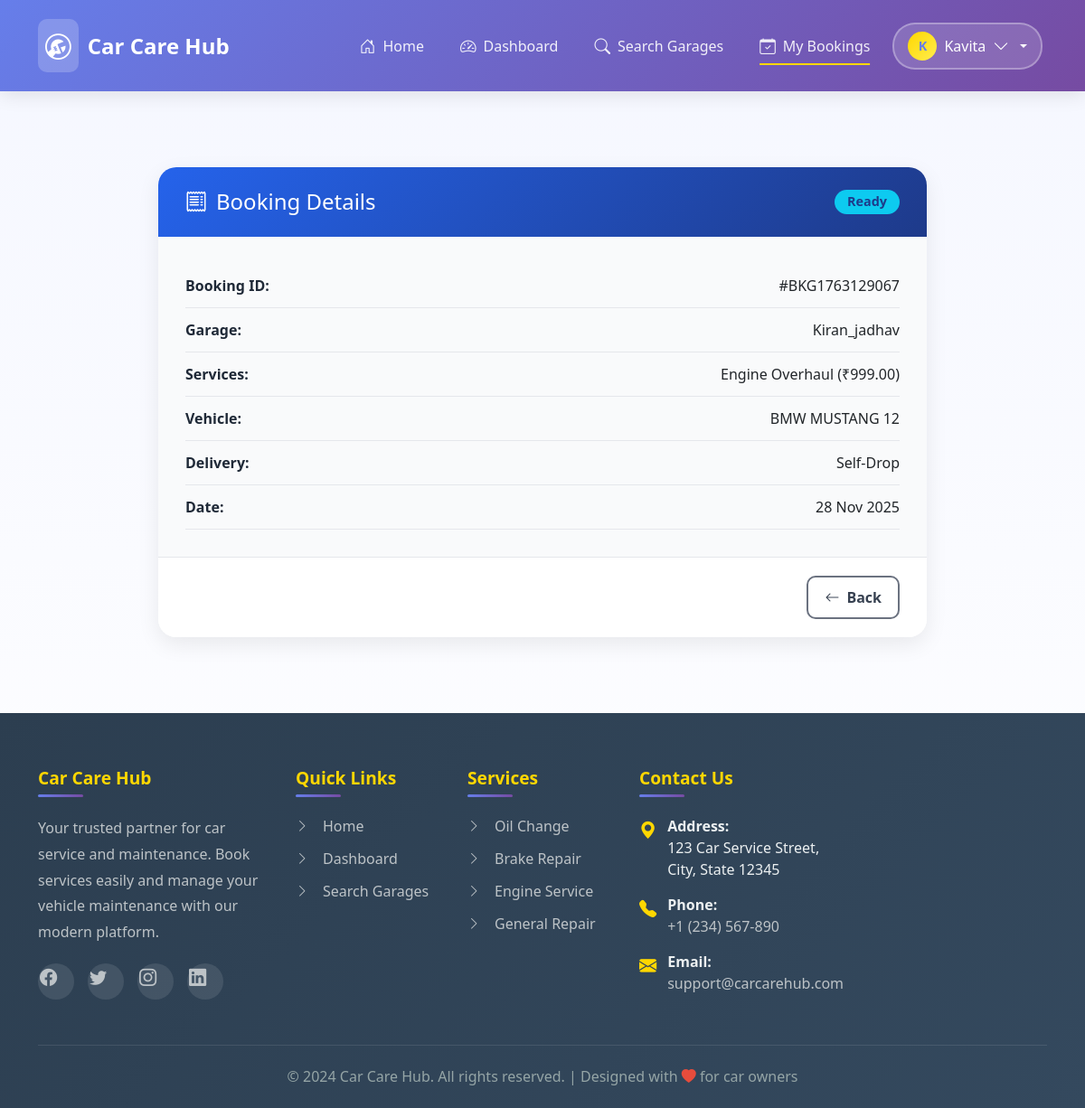
The app's page /bookings/detail/4/ (signed in) with its own data.
### accounts/models.py (models this page shows, shortened)
class UserProfile(AbstractUser):
    ROLE_CUSTOMER = 'customer'
    ROLE_GARAGE = 'garage'
    ROLE_CHOICES = [
        (ROLE_CUSTOMER, 'Customer'),
        (ROLE_GARAGE, 'Garage'),
    ]
    role = models.CharField(max_length=15, choices=ROLE_CHOICES, default=ROLE_CUSTOMER)
    phone = models.CharField(max_length=20, blank=True)
    address = models.TextField(blank=True)
    is_email_verified = models.BooleanField(default=False)
    otp_code = models.CharField(max_length=6, blank=True, null=True)
    otp_expires_at = models.DateTimeField(blank=True, null=True)

### bookings/models.py (models this page shows, shortened)
class Booking(models.Model):
    STATUS_CHOICES = [
        ('Pending', 'Pending'),
        ('In Service', 'In Service'),
        ('Ready', 'Ready for Pickup'),
        ('Completed', 'Completed'),
        ('Cancelled', 'Cancelled'),
    ]
    DELIVERY_CHOICES = [
        ('Pickup', 'Pickup'),
        ('Self-Drop', 'Self-Drop'),
    ]
    booking_id = models.CharField(max_length=15, unique=True, editable=False,default='TEMP')
    booking_id = models.CharField(max_length=15, unique=True, editable=False ,null=True, blank=True)
    customer = models.ForeignKey(settings.AUTH_USER_MODEL, on_delete=models.CASCADE, related_name='bookings')
    garage = models.ForeignKey(Garage, on_delete=models.CASCADE, related_name='bookings')
    vehicle = models.ForeignKey(Vehicle, on_delete=models.CASCADE, related_name='bookings',null=True, blank=True)
    services = models.ManyToManyField(GarageService, related_name='bookings')
    delivery_option = models.CharField(max_length=20, choices=DELIVERY_CHOICES, default='Self-Drop')
    appointment_date = models.DateField()
    status = models.CharField(max_length=20, choices=STATUS_CHOICES, default='Pending')
    remarks = models.TextField(blank=True, null=True)
    booked_on = models.DateTimeField(auto_now_add=True)
    class Meta:
        ordering = ['-booked_on']

### garage/models.py (models this page shows, shortened)
class Garage(models.Model):
    user = models.OneToOneField(User, on_delete=models.CASCADE, related_name='garage_profile')
    name = models.CharField(max_length=150)
    phone = models.CharField(max_length=15)
    address = models.TextField()
    city = models.CharField(max_length=100)
    state = models.CharField(max_length=100)
    pincode = models.CharField(max_length=10)
    description = models.TextField(blank=True)
    image = models.ImageField(upload_to='garages/', blank=True, null=True)
    rating = models.DecimalField(max_digits=3, decimal_places=1, default=0.0)
    approved = models.BooleanField(default=True)
    created_at = models.DateTimeField(auto_now_add=True)
    updated_at = models.DateTimeField(auto_now=True)

class GarageService(models.Model):
    garage = models.ForeignKey(Garage, on_delete=models.CASCADE, related_name='services')
    service_type = models.ForeignKey(ServiceType, on_delete=models.SET_NULL, null=True)
    price = models.DecimalField(max_digits=10, decimal_places=2)
    opening_hours = models.CharField(max_length=100, blank=True, null=True)
    custom_text = models.CharField(max_length=255, blank=True)

class ServiceType(models.Model):
    name = models.CharField(max_length=100, unique=True)
    description = models.TextField(blank=True)
    parent = models.ForeignKey('self', null=True, blank=True, related_name='subtypes', on_delete=models.CASCADE)

### customers/models.py (models this page shows, shortened)
class Vehicle(models.Model):
    VEHICLE_TYPES = [
        ('2W', 'Two Wheeler'),
        ('4W', 'Four Wheeler'),
    ]
    FUEL_TYPES = [
        ('Petrol', 'Petrol'),
        ('Diesel', 'Diesel'),
        ('Electric', 'Electric'),
        ('Hybrid', 'Hybrid'),
        ('CNG', 'CNG'),
    ]
    customer = models.ForeignKey(User, on_delete=models.CASCADE, related_name='vehicles')
    vehicle_type = models.CharField(max_length=2, choices=VEHICLE_TYPES)
    brand = models.CharField(max_length=50)
    model = models.CharField(max_length=50)
    year_of_manufacture = models.PositiveIntegerField()
    fuel_type = models.CharField(max_length=10, choices=FUEL_TYPES)
    registration_number = models.CharField(max_length=20, unique=True)
    last_service_date = models.DateField(blank=True, null=True)
    created_at = models.DateTimeField(auto_now_add=True)

### bookings/views.py (the view)
# urls.py: path('detail/<int:pk>/', views.booking_detail, name='booking_detail'),
@login_required
def booking_detail(request, pk):
    booking = get_object_or_404(Booking, pk=pk, customer=request.user)
    return render(request, "bookings/booking_detail.html", {"booking": booking})

### bookings/templates/bookings/booking_detail.html (shortened to what this page needs)
{% extends 'base.html' %}
{% block content %}
<div class="booking-container">
  <div class="booking-header">
    <h2><i class="bi bi-receipt"></i> Booking Details</h2>
    <span class="badge bg-{% if booking.status == 'Completed' %}success{% elif booking.status == 'In Service' %}warning{% elif booking.status == 'Ready' %}info{% else %}secondary{% endif %}">
      {{ booking.status }}
    </span>
  </div>
  <div class="booking-body">
    <div class="booking-item"><strong>Booking ID:</strong> <span>#{{ booking.booking_id }}</span></div>
    <div class="booking-item"><strong>Garage:</strong> <span>{{ booking.garage.name }}</span></div>
    <div class="booking-item">
      <strong>Services:</strong>
      <span>
        {% for s in booking.services.all %}
          {{ s.service_type.name }} (₹{{ s.price }}){% if not forloop.last %}, {% endif %}
        {% empty %}
          No services selected.
        {% endfor %}
      </span>
    </div>
    <div class="booking-item"><strong>Vehicle:</strong> <span>{{ booking.vehicle.brand }} {{ booking.vehicle.model }}</span></div>
    <div class="booking-item"><strong>Delivery:</strong> <span>{{ booking.delivery_option }}</span></div>
    <div class="booking-item"><strong>Date:</strong> <span>{{ booking.appointment_date|date:"d M Y" }}</span></div>
  </div>
  <div class="booking-footer">
    <a href="{% url 'bookings:booking_list' %}" class="btn-custom btn-outline-secondary">
      <i class="bi bi-arrow-left"></i> Back
    </a>
  </div>
</div>
{% endblock %}

### templates/base.html (shortened to what this page needs)
<!DOCTYPE html>
{% load static %}
<html lang="en">
<head>
    <link href="https://cdn.jsdelivr.net/npm/bootstrap@5.3.0/dist/css/bootstrap.min.css" rel="stylesheet">
    <link rel="stylesheet" href="https://cdn.jsdelivr.net/npm/bootstrap-icons@1.11.0/font/bootstrap-icons.css">
</head>
<body>
    <nav class="navbar navbar-expand-lg navbar-dark">
        <div class="container">
            <a class="navbar-brand" href="{% url 'accounts:home' %}">
                <i class="bi bi-wrench-adjustable-circle"></i>
                <span>Car Care Hub</span>
            </a>
            <div class="collapse navbar-collapse" id="navbarNav">
                <ul class="navbar-nav ms-auto">
                    <li class="nav-item">
                        <a class="nav-link {% if request.resolver_match.url_name == 'home' %}active{% endif %}" href="{% url 'accounts:home' %}">
                            <i class="bi bi-house-door"></i>
                            <span>Home</span>
                        </a>
                    </li>
                    {% if user.is_authenticated %}
                        {% if user.role == 'customer' %}
                            <li class="nav-item">
                                <a class="nav-link {% if 'dashboard' in request.resolver_match.url_name %}active{% endif %}" href="{% url 'customers:dashboard' %}">
                                    <i class="bi bi-speedometer2"></i>
                                    <span>Dashboard</span>
                                </a>
                            </li>
                            <li class="nav-item">
                                <a class="nav-link {% if 'search' in request.resolver_match.url_name %}active{% endif %}" href="{% url 'customers:search_garages' %}">
                                    <i class="bi bi-search"></i>
                                    <span>Search Garages</span>
                                </a>
                            </li>
                            <li class="nav-item">
                                <a class="nav-link {% if 'booking' in request.resolver_match.url_name %}active{% endif %}" href="{% url 'customers:booking_history' %}">
                                    <i class="bi bi-calendar-check"></i>
                                    <span>My Bookings</span>
                                </a>
                            </li>
                        {% endif %}
                        <li class="nav-item dropdown user-dropdown">
                            <a class="nav-link user-menu-toggle dropdown-toggle" href="#" id="userDropdown" role="button" data-bs-toggle="dropdown" aria-expanded="false">
                                <div class="user-avatar">
                                    {{ user.username|first|upper }}
                                </div>
                                <span>{{ user.username }}</span>
                                <i class="bi bi-chevron-down"></i>
                            </a>
                        </li>
                    {% endif %}
                </ul>
            </div>
        </div>
    </nav>
    <main class="{% block main_class %}container my-4{% endblock %}">
        {% block content %}{% endblock %}
    </main>
    <footer class="footer">
        <div class="container">
            <div class="row g-4">
                <div class="col-md-4 col-lg-3">
                    <h5>Car Care Hub</h5>
                    <p>Your trusted partner for car service and maintenance. Book services easily and manage your vehicle maintenance with our modern platform.</p>
                    <div class="social-icons">
                        <a href="#" class="social-icon" aria-label="Facebook">
                            <i class="bi bi-facebook"></i>
                        </a>
                        <a href="#" class="social-icon" aria-label="Twitter">
                            <i class="bi bi-twitter"></i>
                        </a>
                        <a href="#" class="social-icon" aria-label="Instagram">
                            <i class="bi bi-instagram"></i>
                        </a>
                        <a href="#" class="social-icon" aria-label="LinkedIn">
                            <i class="bi bi-linkedin"></i>
                        </a>
                    </div>
                </div>
                <div class="col-md-4 col-lg-2">
                    <h5>Quick Links</h5>
                    <ul class="footer-links">
                        <li><a href="{% url 'accounts:home' %}"><i class="bi bi-chevron-right"></i> Home</a></li>
                        {% if user.is_authenticated %}
                            {% if user.role == 'customer' %}
                                <li><a href="{% url 'customers:dashboard' %}"><i class="bi bi-chevron-right"></i> Dashboard</a></li>
                                <li><a href="{% url 'customers:search_garages' %}"><i class="bi bi-chevron-right"></i> Search Garages</a></li>
                            {% elif user.role == 'garage' %}
                                <li><a href="{% url 'garage_dashboard' %}"><i class="bi bi-chevron-right"></i> Dashboard</a></li>
                                <li><a href="{% url 'garage_profile' %}"><i class="bi bi-chevron-right"></i> Profile</a></li>
                            {% endif %}
                        {% else %}
                            <li><a href="{% url 'accounts:user_login' %}"><i class="bi bi-chevron-right"></i> Login</a></li>
                            <li><a href="{% url 'accounts:signup' %}"><i class="bi bi-chevron-right"></i> Sign Up</a></li>
                        {% endif %}
                    </ul>
                </div>
                <div class="col-md-4 col-lg-2">
                    <h5>Services</h5>
                    <ul class="footer-links">
                        <li><a href="#"><i class="bi bi-chevron-right"></i> Oil Change</a></li>
                        <li><a href="#"><i class="bi bi-chevron-right"></i> Brake Repair</a></li>
                        <li><a href="#"><i class="bi bi-chevron-right"></i> Engine Service</a></li>
                        <li><a href="#"><i class="bi bi-chevron-right"></i> General Repair</a></li>
                    </ul>
                </div>
                <div class="col-md-12 col-lg-5">
                    <h5>Contact Us</h5>
                    <ul class="contact-info">
                        <li>
                            <i class="bi bi-geo-alt-fill"></i>
                            <div>
                                <strong>Address:</strong><br>
                                123 Car Service Street,<br>
                                City, State 12345
                            </div>
                        </li>
                        <li>
                            <i class="bi bi-telephone-fill"></i>
                            <div>
                                <strong>Phone:</strong><br>
                                <a href="tel:+1234567890">+1 (234) 567-890</a>
                            </div>
                        </li>
                        <li>
                            <i class="bi bi-envelope-fill"></i>
                            <div>
                                <strong>Email:</strong><br>
                                <a href="mailto:support@carcarehub.com">support@carcarehub.com</a>
                            </div>
                        </li>
                    </ul>
                </div>
            </div>
            <div class="footer-bottom">
                <p>&copy; 2024 Car Care Hub. All rights reserved. | Designed with <i class="bi bi-heart-fill" style="color: #e74c3c;"></i> for car owners</p>
            </div>
        </div>
    </footer>
</body>
</html>

### records on screen
UserProfile: username|first "K", username "Kavita"
Booking: status "Ready", booking_id "BKG1763129067", garage.name "Kiran_jadhav", vehicle.brand "BMW", vehicle.model "MUSTANG 12", delivery_option "Self-Drop", appointment_date "28 Nov 2025"
GarageService: service_type.name "Engine Overhaul", price "999.00"
